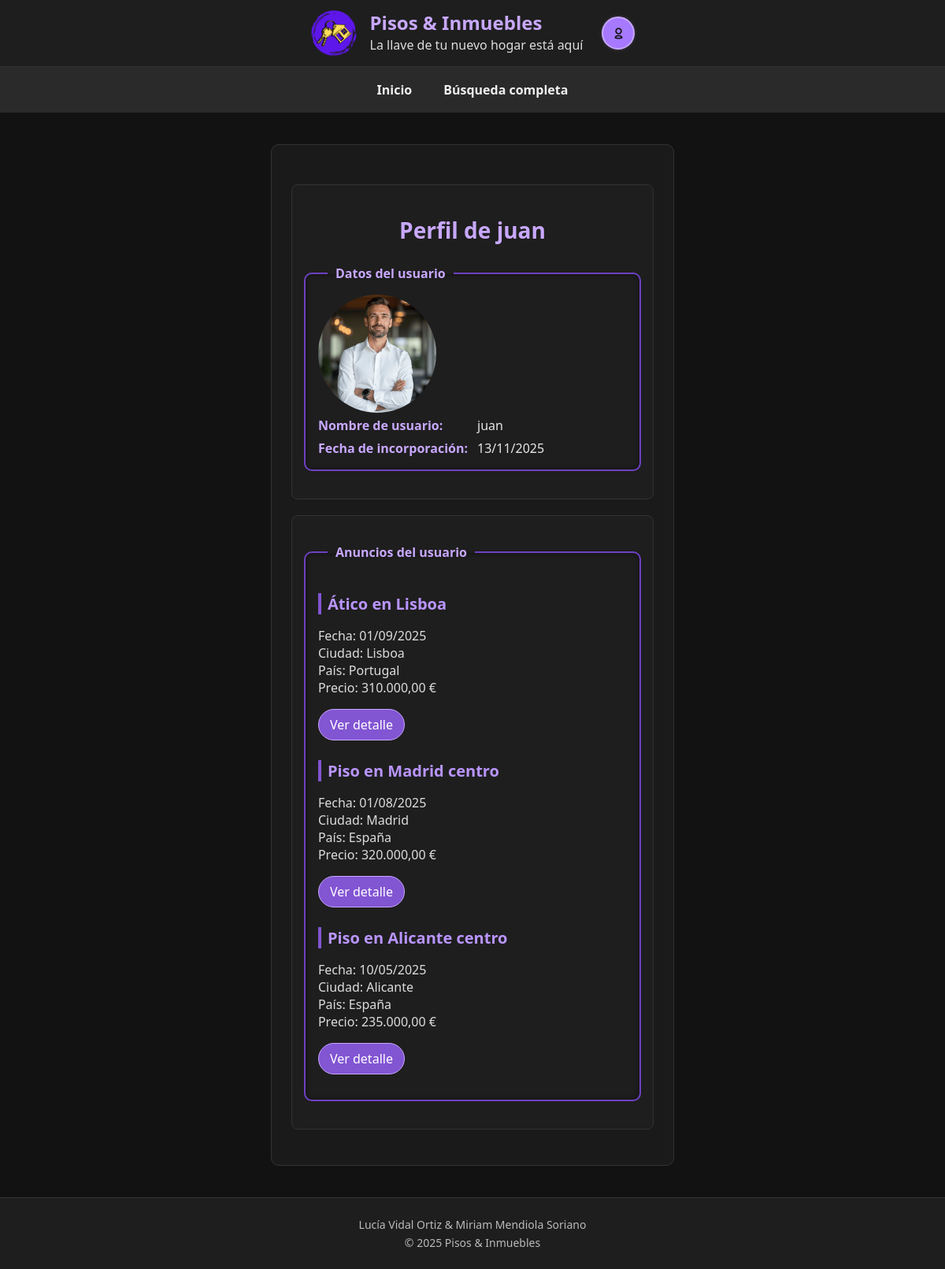
The app's page /perfil_usuario.php (signed in) with its own data.
### tables this page shows
CREATE TABLE `usuarios` (
  `IdUsuario` int(10) UNSIGNED NOT NULL,
  `NomUsuario` varchar(15) NOT NULL,
  `Clave` varchar(255) NOT NULL,
  `Email` varchar(254) NOT NULL,
  `Sexo` tinyint(3) UNSIGNED DEFAULT NULL,
  `FNacimiento` date DEFAULT NULL,
  `Ciudad` varchar(100) DEFAULT NULL,
  `Pais` int(10) UNSIGNED DEFAULT NULL,
  `Foto` varchar(255) DEFAULT NULL,
  `FRegistro` datetime NOT NULL DEFAULT current_timestamp(),
  `Estilo` int(10) UNSIGNED DEFAULT NULL
);

CREATE TABLE `anuncios` (
  `IdAnuncio` int(10) UNSIGNED NOT NULL,
  `TAnuncio` tinyint(3) UNSIGNED NOT NULL,
  `TVivienda` tinyint(3) UNSIGNED NOT NULL,
  `FPrincipal` varchar(255) DEFAULT NULL,
  `Alternativo` varchar(255) NOT NULL,
  `Titulo` varchar(255) NOT NULL,
  `Precio` decimal(10,2) NOT NULL,
  `Texto` text DEFAULT NULL,
  `Ciudad` varchar(100) DEFAULT NULL,
  `Pais` int(10) UNSIGNED DEFAULT NULL,
  `Superficie` decimal(10,2) DEFAULT NULL,
  `NHabitaciones` int(10) UNSIGNED DEFAULT NULL,
  `NBanyos` int(10) UNSIGNED DEFAULT NULL,
  `Planta` int(11) DEFAULT NULL,
  `Anyo` int(11) DEFAULT NULL,
  `FRegistro` datetime NOT NULL DEFAULT current_timestamp(),
  `Usuario` int(10) UNSIGNED NOT NULL
);

CREATE TABLE `paises` (
  `IdPais` int(10) UNSIGNED NOT NULL,
  `NomPais` varchar(100) NOT NULL
);

### perfil_usuario.php (the view, shortened to what this page needs)
<?php
require_once("cabecera.inc");
require_once("inicio.inc");
$nombreUsuarioSesion = $_SESSION['usuario'];
$mysqli = obtenerConexion();
$nombreEsc = $mysqli->real_escape_string($nombreUsuarioSesion);
$sqlUsuario = "SELECT IdUsuario, NomUsuario, FRegistro, Foto
               FROM Usuarios
               WHERE NomUsuario = '$nombreEsc'
               LIMIT 1";
$resUsu = $mysqli->query($sqlUsuario);
$usuario = $resUsu->fetch_assoc();
$idUsuario    = (int)$usuario['IdUsuario'];
$nomUsuario   = htmlspecialchars($usuario['NomUsuario'] ?? '', ENT_QUOTES, 'UTF-8');
$fotoPerfil   = $usuario['Foto'] ?? null;
$fotoPerfilH  = $fotoPerfil ? htmlspecialchars($fotoPerfil, ENT_QUOTES, 'UTF-8') : '';
$fechaRegRaw  = $usuario['FRegistro'];
$fechaAlta    = $fechaRegRaw ? date('d/m/Y', strtotime($fechaRegRaw)) : 'Desconocida';
$anunciosUsuario = [];
$sqlAnuncios = "SELECT
                    a.IdAnuncio,
                    a.Titulo,
                    a.Ciudad,
                    p.NomPais AS Pais,
                    a.Precio,
                    a.FRegistro
                FROM Anuncios a
                LEFT JOIN Paises p ON a.Pais = p.IdPais
                WHERE a.Usuario = $idUsuario
                ORDER BY a.FRegistro DESC";
if ($resAn = $mysqli->query($sqlAnuncios)) {
    while ($fila = $resAn->fetch_assoc()) {
        $anunciosUsuario[] = $fila;
    }
}
?>
<section>
  <article>
    <h2>Perfil de <?php echo $nomUsuario; ?></h2>
    <fieldset>
      <legend>Datos del usuario</legend>
      <div class="perfil-usuario">
        <?php if (!empty($fotoPerfilH)): ?>
          <div class="foto-perfil">
            <img src="<?php echo $fotoPerfilH; ?>" alt="Foto de perfil de <?php echo $nomUsuario; ?>">
          </div>
        <?php else: ?>
          <p>Este usuario no tiene foto de perfil.</p>
        <?php endif; ?>
        <dl>
          <dt>Nombre de usuario:</dt>
          <dd><?php echo $nomUsuario; ?></dd>
          <dt>Fecha de incorporación:</dt>
          <dd><?php echo htmlspecialchars($fechaAlta, ENT_QUOTES, 'UTF-8'); ?></dd>
        </dl>
      </div>
    </fieldset>
  </article>
</section>
<section>
  <article>
    <fieldset>
      <legend>Anuncios del usuario</legend>
      <?php if (!empty($anunciosUsuario)): ?>
        <ul class="lista-anuncios-usuario">
          <?php foreach ($anunciosUsuario as $an):
            $idAnuncio = (int)$an['IdAnuncio'];
            $titulo    = htmlspecialchars($an['Titulo'] ?? '', ENT_QUOTES, 'UTF-8');
            $ciudad    = htmlspecialchars($an['Ciudad'] ?? '', ENT_QUOTES, 'UTF-8');
            $pais      = htmlspecialchars($an['Pais'] ?? '', ENT_QUOTES, 'UTF-8');
            $precio    = $an['Precio'];
            $precioFmt = is_null($precio) ? '' : number_format($precio, 2, ',', '.') . ' €';
            $fRegRaw   = $an['FRegistro'];
            $fechaReg  = $fRegRaw ? date('d/m/Y', strtotime($fRegRaw)) : '';
          ?>
            <li>
              <h3><?php echo $titulo; ?></h3>
              <p>
                Fecha: <?php echo htmlspecialchars($fechaReg, ENT_QUOTES, 'UTF-8'); ?><br>
                Ciudad: <?php echo $ciudad; ?><br>
                País: <?php echo $pais; ?><br>
                Precio: <?php echo htmlspecialchars($precioFmt, ENT_QUOTES, 'UTF-8'); ?>
              </p>
              <p>
                <a class="enlaces" href="detalle_anuncio.php?id=<?php echo $idAnuncio; ?>">
                  Ver detalle
                </a>
              </p>
            </li>
          <?php endforeach; ?>
        </ul>
      <?php else: ?>
        <p>Este usuario no tiene anuncios publicados.</p>
      <?php endif; ?>
    </fieldset>
  </article>
</section>
</main>
<?php
require_once("footer.inc");
?>

### modo-oscuro.css (style rules this page uses)
html { background-color: #121212; font-family: 'Segoe UI', Tahoma, Geneva, Verdana, sans-serif; color: #f0f0f0; }
html, body { height: 100%; margin: 0; padding: 0; display: flex; flex-direction: column; overflow-x: hidden; }
main.contenido h2 { text-align: center; color: #c8a8ff; font-size: 28px; margin-bottom: 25px; }
main.contenido h3 { color: #b995ff; margin-top: 25px; margin-bottom: 10px; font-size: 20px; border-left: 4px solid #8255d3; padding-left: 8px; }
main.contenido article { background-color: #1e1e1e; border: 1px solid #333; border-radius: 8px; padding: 15px; margin-bottom: 20px; color: #ddd; transition: transform 0.2s ease, box-shadow 0.3s ease; }
main ul, section ul { list-style: none; padding: 0; margin: 16px auto; max-width: 600px; }
main ul li a, section ul li a { display: block; background-color: #2a2a2a; border: 1px solid #4b2b99; color: #f0f0f0; border-radius: 10px; padding: 10px 14px; text-decoration: none; font-weight: normal; transition: all 0.2s ease; }
a.enlaces { display: inline-block; text-decoration: none; color: #fff; background-color: #8255d3; padding: 8px 14px; border-radius: 500px; border: 1px solid #c8a8ff; transition: all 0.2s ease; }
fieldset { border: 2px solid #6e41c2; border-radius: 10px; padding: 16px; margin: 20px 0; background-color: #1e1e1e; box-sizing: border-box; box-shadow: 0 0 6px rgba(0,0,0,0.5) inset; }
legend { padding: 0 10px; font-weight: 600; margin-left: 12px; margin-right: 12px; color: #c8a8ff; font-size: 1rem; font-weight: bold; background-color: transparent; }
dl { display: grid; grid-template-columns: 1fr 1fr; gap: 6px 12px; margin: 0; }
dt { font-weight: 600; color: #c8a8ff; }
dd { margin: 0; color: #e6e6e6; line-height: 1.4; }
.foto-perfil img { width: 150px; height: 150px; object-fit: cover; border-radius: 50%; }

### accesible.css (style rules this page uses)
html { background-color: #ffffff; color: #000000; font-family: "Comic Neue", "Verdana", "Arial Rounded MT", sans-serif; font-size: 18px; line-height: 1.7; }
.contenido p, .contenido li { max-width: 80ch; text-align: left; margin-bottom: 1.3em; }
.contenido h2 { background-color: #0055cc; color: #ffff00; text-align: center; padding: 8px; border-radius: 6px; }
.contenido h3 { background-color: #ffff00; color: #000000; border-left: 6px solid #0055cc; padding: 6px 10px; }
main ul li a, section ul li a { background-color: #ffff00; border: 2px solid #000000; color: #000000; border-radius: 10px; transition: all 0.25s ease; }
a.enlaces { background-color: #0055cc; color: #ffffff; border: 2px solid #000000; border-radius: 999px; padding: 8px 14px; font-weight: bold; text-decoration: underline; transition: all 0.25s ease; }
fieldset { border: 3px solid #000000; border-radius: 10px; padding: 16px; margin: 20px 0; background-color: #ffff00; }
legend { background-color: #0055cc; color: #ffffff; padding: 0 10px; border-radius: 4px; font-weight: bold; }
* { color: #000000 !important; border-color: #000000 !important; }
button, input[type="button"], input[type="submit"], a.enlaces, .a_identificarse a, .a_identificarse .btn { background-color: #000000 !important; color: #ffff00 !important; border: 2px solid #000000 !important; font-weight: bold; }
h1, h2 { color: #ffff00 !important; background-color: #0055cc !important; }
h3, h4, h5 { color: #000000 !important; background-color: #ffff00 !important; border-left: 6px solid #0055cc !important; padding-left: 8px; }
section, article, main, fieldset { background-color: #ffffff !important; border-color: #000000 !important; color: #000000 !important; }
a { color: #0055cc !important; text-decoration: underline !important; }
fieldset { background-color: #ffff00 !important; border: 3px solid #000000 !important; }
legend { background-color: #0055cc !important; color: #ffffff !important; border-radius: 4px !important; }
html { font-size: 20px !important; line-height: 1.8 !important; }
h2 { font-size: 1.8rem !important; }
h3 { font-size: 1.4rem !important; }
p, li, dd, dt, label { font-size: 1.1rem !important; }
p, ul, ol, dl, fieldset { margin-bottom: 1.2em !important; }
section, article { margin-bottom: 2em !important; }

### letra_grande.css (style rules this page uses)
html { font-size: 20px !important; line-height: 1.8 !important; }
h2 { font-size: 1.8rem !important; }
h3 { font-size: 1.4rem !important; }
p, li, dd, dt, label { font-size: 1.1rem !important; }
p, ul, ol, dl, fieldset { margin-bottom: 1.2em !important; }
section, article { margin-bottom: 2em !important; }

### records on screen
usuarios: NomUsuario "juan", Foto+NomUsuario (picture), FRegistro "13/11/2025"
anuncios: Titulo "Ático en Lisboa", FRegistro "01/09/2025", Ciudad "Lisboa", Pais.NomPais "Portugal", Precio "310.000,00 €"
anuncios: Titulo "Piso en Madrid centro", FRegistro "01/08/2025", Ciudad "Madrid", Pais.NomPais "España", Precio "320.000,00 €"
anuncios: Titulo "Piso en Alicante centro", FRegistro "10/05/2025", Ciudad "Alicante", Pais.NomPais "España", Precio "235.000,00 €"
